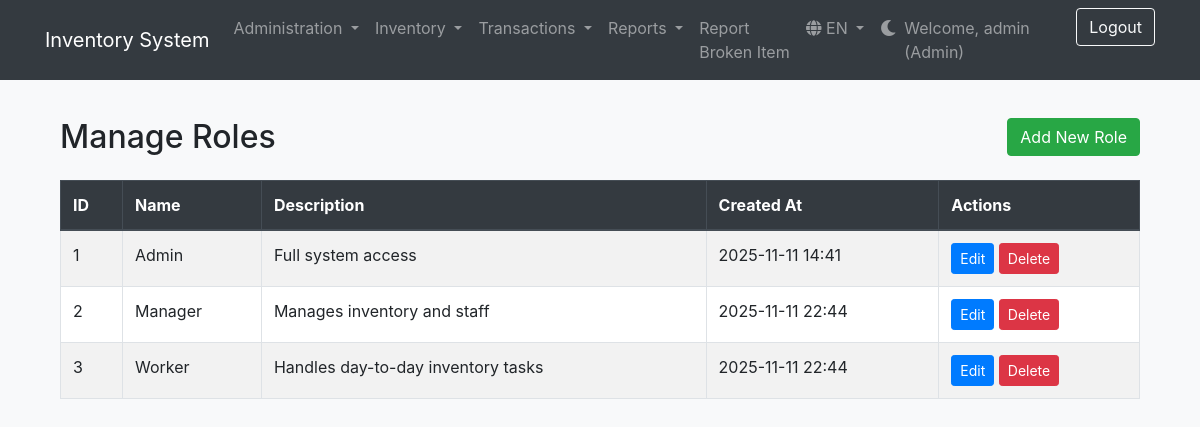
The app's page /view/roles.php (signed in) with its own data.
### tables this page shows
CREATE TABLE `roles` (
  `id` int(11) NOT NULL AUTO_INCREMENT,
  `name` varchar(255) NOT NULL,
  `description` text DEFAULT NULL,
  `created_at` datetime DEFAULT current_timestamp(),
  PRIMARY KEY (`id`),
  UNIQUE KEY `name` (`name`)
);

### includes/language.php (called while the page is built, shortened)
<?php
function __($key) {
    global $lang;
    return $lang[$key] ?? $key;
}

### view/roles.php (the view, shortened to what this page needs)
<?php
require_once '../database/connection.php';
$roles = $pdo->query("SELECT id, name, description, created_at FROM roles ORDER BY id ASC")->fetchAll();
include '../includes/header.php';
?>
<div class="container mt-5">
    <div class="row mb-3">
        <div class="col">
            <h2>Manage Roles</h2>
        </div>
        <div class="col text-right">
            <a href="../roles/add.php" class="btn btn-success">Add New Role</a>
        </div>
    </div>
    <div class="table-responsive">
        <table class="table table-bordered table-striped">
            <thead class="thead-dark">
                <tr>
                    <th>ID</th>
                    <th>Name</th>
                    <th>Description</th>
                    <th>Created At</th>
                    <th>Actions</th>
                </tr>
            </thead>
            <tbody>
                <?php foreach ($roles as $role): ?>
                <tr>
                    <td><?php echo htmlspecialchars($role['id']); ?></td>
                    <td><?php echo htmlspecialchars($role['name']); ?></td>
                    <td><?php echo htmlspecialchars($role['description']); ?></td>
                    <td><?php echo htmlspecialchars(date('Y-m-d H:i', strtotime($role['created_at']))); ?></td>
                    <td>
                        <a href="../roles/edit.php?id=<?php echo $role['id']; ?>" class="btn btn-primary btn-sm">Edit</a>
                        <a href="../roles/delete.php?id=<?php echo $role['id']; ?>" class="btn btn-danger btn-sm">Delete</a>
                    </td>
                </tr>
                <?php endforeach; ?>
            </tbody>
        </table>
    </div>
</div>
<?php
include '../includes/footer.php';
?>

### includes/nav.php (shortened to what this page needs)
<?php
$user_role_name = '';
if (isset($_SESSION["loggedin"]) && $_SESSION["loggedin"] === true) {
    require_once __DIR__ . '/../database/connection.php';
    $role_id = $_SESSION["role_id"] ?? null;
    if ($role_id) {
        try {
            $sql = "SELECT name FROM roles WHERE id = :role_id";
            $stmt = $pdo->prepare($sql);
            $stmt->bindParam(':role_id', $role_id, PDO::PARAM_INT);
            $stmt->execute();
            if ($stmt->rowCount() == 1) {
                $user_role_name = strtolower($stmt->fetchColumn());
            }
        } catch (PDOException $e) {
            error_log("Could not fetch role name in nav.php: " . $e->getMessage());
        }
    }
}
?>
<nav class="navbar navbar-expand-lg navbar-dark bg-dark fixed-top">
    <div class="container">
        <a class="navbar-brand" href="/B2-ceramic/index.php">
            <?php
            echo __('inventory_system');
            ?>
        </a>
        <div class="collapse navbar-collapse" id="navbarNav">
            <ul class="navbar-nav mr-auto">
                <?php if ($user_role_name === 'admin'): ?>
                    <li class="nav-item dropdown">
                        <a class="nav-link dropdown-toggle" href="#" id="adminMenu" role="button" data-toggle="dropdown" aria-haspopup="true" aria-expanded="false">
                            <?php echo __('administration'); ?>
                        </a>
                    </li>
                <?php endif; ?>
                <?php if (in_array($user_role_name, ['admin', 'manager'])): ?>
                    <li class="nav-item dropdown">
                        <a class="nav-link dropdown-toggle" href="#" id="inventoryMenu" role="button" data-toggle="dropdown" aria-haspopup="true" aria-expanded="false">
                            <?php echo __('inventory'); ?>
                        </a>
                    </li>
                    <li class="nav-item dropdown">
                        <?php if (in_array($user_role_name, ['admin', 'manager', 'worker'])): ?>
                            <a class="nav-link dropdown-toggle" href="#" id="transactionsMenu" role="button" data-toggle="dropdown" aria-haspopup="true" aria-expanded="false">
                                <?php echo __('transactions'); ?>
                            </a>
                        <?php endif; ?>
                    </li>
                     <li class="nav-item dropdown">
                        <a class="nav-link dropdown-toggle" href="#" id="reportsMenu" role="button" data-toggle="dropdown" aria-haspopup="true" aria-expanded="false">
                            <?php echo __('reports'); ?>
                        </a>
                    </li>
                <?php endif; ?>
                 <li class="nav-item"><a class="nav-link" href="/B2-ceramic/broken_items/add.php"><?php echo __('report_broken_item'); ?></a></li>
            </ul>
            <ul class="navbar-nav ml-auto">
                <li class="nav-item dropdown">
                    <a class="nav-link dropdown-toggle" href="#" id="langMenu" role="button" data-toggle="dropdown" aria-haspopup="true" aria-expanded="false">
                        <i class="fas fa-globe"></i> <?php echo strtoupper($_SESSION['lang']); ?>
                    </a>
                </li>
                <li class="nav-item">
                    <a class="nav-link" href="#" id="darkModeToggle" title="<?php echo __('toggle_dark_mode'); ?>">
                        <i class="fas fa-moon"></i>
                    </a>
                </li>
                <?php if (isset($_SESSION["loggedin"]) && $_SESSION["loggedin"] === true): ?>
                    <li class="nav-item">
                        <span class="navbar-text mr-3">
                            <?php echo __('welcome'); ?>, <?php echo htmlspecialchars($_SESSION["username"]); ?> (<?php echo htmlspecialchars(ucfirst($user_role_name)); ?>)
                        </span>
                    </li>
                    <li class="nav-item">
                        <a class="btn btn-outline-light" href="/B2-ceramic/auth/logout.php"><?php echo __('logout'); ?></a>
                    </li>
                <?php endif; ?>
            </ul>
        </div>
    </div>
</nav>

### includes/header.php (style rules this page uses)
:root { --body-bg: #f8f9fa; --text-color: #212529; --card-bg: #ffffff; --card-header-bg: #f7f7f7; --table-bg: #ffffff; --table-border-color: #dee2e6; --table-striped-bg: rgba(0, 0, 0, 0.05); }
body { padding-top: 70px; background-color: var(--body-bg); color: var(--text-color); transition: background-color 0.3s ease, color 0.3s ease; }
.table { background-color: var(--table-bg); color: var(--text-color); }
.table-bordered, .table-bordered td, .table-bordered th { border-color: var(--table-border-color); }
.table-striped tbody tr:nth-of-type(odd) { background-color: var(--table-striped-bg); }

### records on screen
roles: name "Admin", id "1", description "Full system access", created_at "2025-11-11 14:41"
roles: id "2", name "Manager", description "Manages inventory and staff", created_at "2025-11-11 22:44"
roles: id "3", name "Worker", description "Handles day-to-day inventory tasks", created_at "2025-11-11 22:44"

### other values on screen
__('inventory_system') "Inventory System"
__('administration') "Administration"
__('inventory') "Inventory"
__('transactions') "Transactions"
__('reports') "Reports"
__('report_broken_item') "Report Broken Item"
$_SESSION['lang'] "EN"
__('welcome') "Welcome"
$_SESSION["username"] "admin"
__('logout') "Logout"
